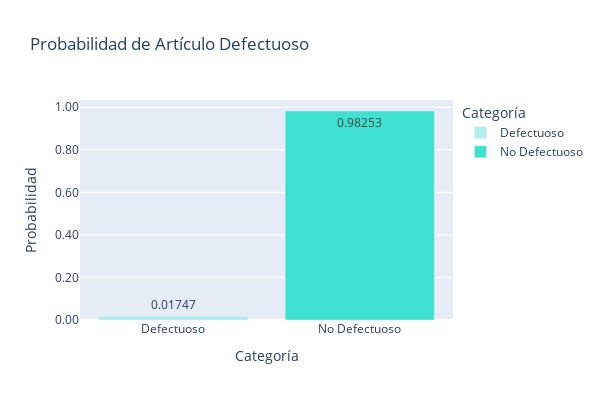

Notebook cell for this chart:
### Code cell
df_probabilidad_defectuoso = pd.DataFrame({
    'Categoría': ['Defectuoso', 'No Defectuoso'],
    'Probabilidad': [probabilidad_defectuoso, 1 - probabilidad_defectuoso]
})


fig = px.bar(df_probabilidad_defectuoso, x='Categoría', y='Probabilidad',
             text='Probabilidad',
             labels={'Probabilidad': 'Probabilidad'},
             title='Probabilidad de Artículo Defectuoso',
             height=400, width=600,
             color='Categoría',  
             color_discrete_map={'Defectuoso': 'paleturquoise', 'No Defectuoso': 'turquoise'})


fig.update_layout(
    yaxis_tickformat=',.2f'  
)


fig.show()

### Figure 1 — Plotly figure (JSON) as saved in the notebook; plotly's stock layout.template omitted (floating-point values rounded to 4 significant figures)
{"data": [{"alignmentgroup": "True", "hovertemplate": "Categoría=%{x}<br>Probabilidad=%{text}<extra></extra>", "legendgroup": "Defectuoso", "marker": {"color": "paleturquoise", "pattern": {"shape": ""}}, "name": "Defectuoso", "offsetgroup": "Defectuoso", "orientation": "v", "showlegend": true, "text": [0.01747], "textposition": "auto", "type": "bar", "x": ["Defectuoso"], "xaxis": "x", "y": [0.01747], "yaxis": "y"}, {"alignmentgroup": "True", "hovertemplate": "Categoría=%{x}<br>Probabilidad=%{text}<extra></extra>", "legendgroup": "No Defectuoso", "marker": {"color": "turquoise", "pattern": {"shape": ""}}, "name": "No Defectuoso", "offsetgroup": "No Defectuoso", "orientation": "v", "showlegend": true, "text": [0.9825], "textposition": "auto", "type": "bar", "x": ["No Defectuoso"], "xaxis": "x", "y": [0.9825], "yaxis": "y"}], "layout": {"barmode": "relative", "height": 400, "legend": {"title": {"text": "Categoría"}, "tracegroupgap": 0}, "title": {"text": "Probabilidad de Artículo Defectuoso"}, "width": 600, "xaxis": {"anchor": "y", "categoryarray": ["Defectuoso", "No Defectuoso"], "categoryorder": "array", "domain": [0, 1], "title": {"text": "Categoría"}}, "yaxis": {"anchor": "x", "domain": [0, 1], "tickformat": ",.2f", "title": {"text": "Probabilidad"}}}}
